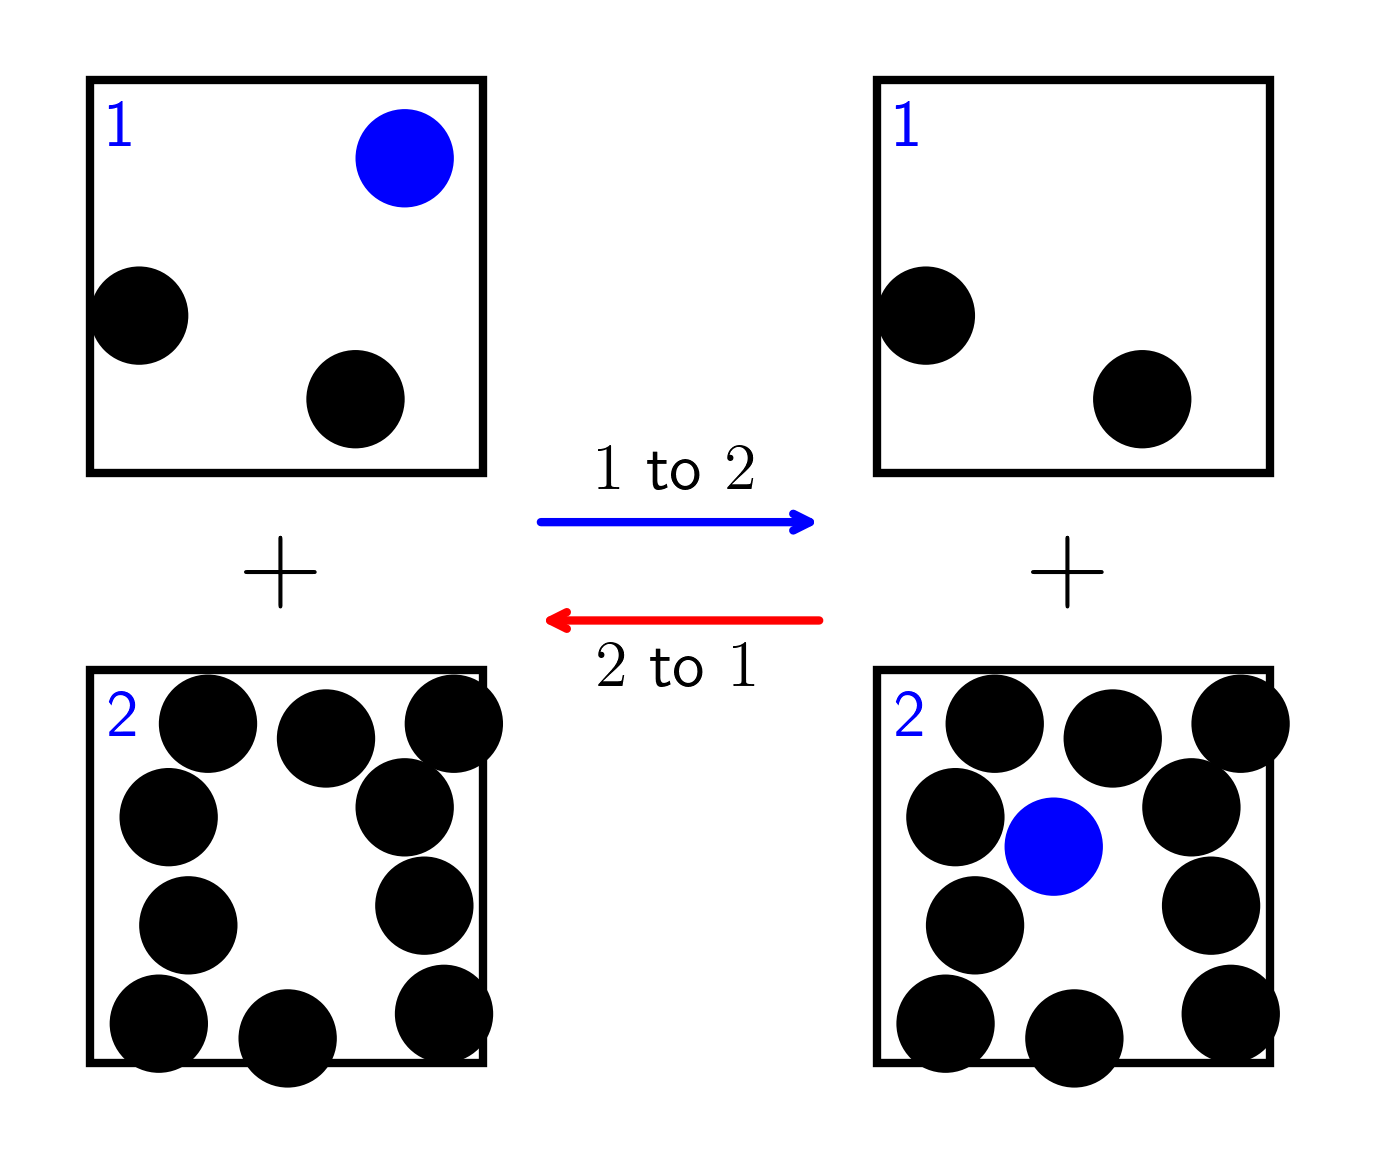

Python code for this plot:
import numpy as np
import matplotlib.pyplot as plt
import matplotlib
from matplotlib import rc
rc('font',**{'family':'sans-serif','sans-serif':['OpenSans']})
rc('text', usetex=True)

def vapor_box(x_shift, y_shift, extra):
    xyzs=[
    [-1.5, -0.4],
    [0.7, -1.25],
    #[1.2, 1.2],
    ]
    plt.gca().add_patch(plt.Rectangle(xy=(-2+x_shift, -2+y_shift), width=4, height=4, fc='none', ec='black', lw=2))
    for xyz in xyzs:
        plt.gca().add_patch(plt.Circle((xyz[0]+x_shift, xyz[1]+y_shift),0.5, fc='black'))
    if extra:
        plt.gca().add_patch(plt.Circle((1.2+x_shift, 1.2+y_shift),0.5, fc='blue'))
    plt.text(-1.65+x_shift, 1.5+y_shift, '1', fontsize=16, color='blue', horizontalalignment='center', verticalalignment='center')

def liquid_box(x_shift, y_shift, extra):
    xyzs=[
    [0.01, -1.75],
    [1.6, -1.5],
    [1.4, -0.4],
    [1.2, 0.6],
    [1.7, 1.45],
    [0.4, 1.3],
    [-0.8, 1.45],
    [-1, -0.6],
    [-1.3, -1.6],
    [-1.2, 0.5],
    ]
    plt.gca().add_patch(plt.Rectangle(xy=(-2+x_shift, -2+y_shift), width=4, height=4, fc='none', ec='black', lw=2))
    for xyz in xyzs:
        plt.gca().add_patch(plt.Circle((xyz[0]+x_shift, xyz[1]+y_shift),0.5, fc='black'))
    if extra:
        plt.gca().add_patch(plt.Circle((-0.2+x_shift, 0.2+y_shift),0.5, fc='blue'))
    plt.text(-1.65+x_shift, 1.5+y_shift, '2', fontsize=16, color='blue', horizontalalignment='center', verticalalignment='center')

vapor_box(-4, 3, extra=True)
plt.text(-4, 0, '+', fontsize=28, horizontalalignment='center', verticalalignment='center')
liquid_box(-4, -3, extra=False)

plt.text(0, 1, r'$1$ to $2$', fontsize=16, horizontalalignment='center', verticalalignment='center')
plt.gca().annotate("", xy=(-1.5, 0.5), xytext=(1.5, 0.5), arrowprops=dict(arrowstyle="<-", lw=2, color='blue'))
plt.gca().annotate("", xy=(-1.5, -0.5), xytext=(1.5, -0.5), arrowprops=dict(arrowstyle="->", lw=2, color='red'))
plt.text(0, -1, r'$2$ to $1$', fontsize=16, horizontalalignment='center', verticalalignment='center')

vapor_box(4, 3, extra=False)
plt.text(4, 0, '+', fontsize=28, horizontalalignment='center', verticalalignment='center')
liquid_box(4, -3, extra=True)
plt.axis('scaled')
plt.axis('off')
plt.savefig('gibbs_particle.png', bbox_inches='tight', transparent=True, dpi=300)
